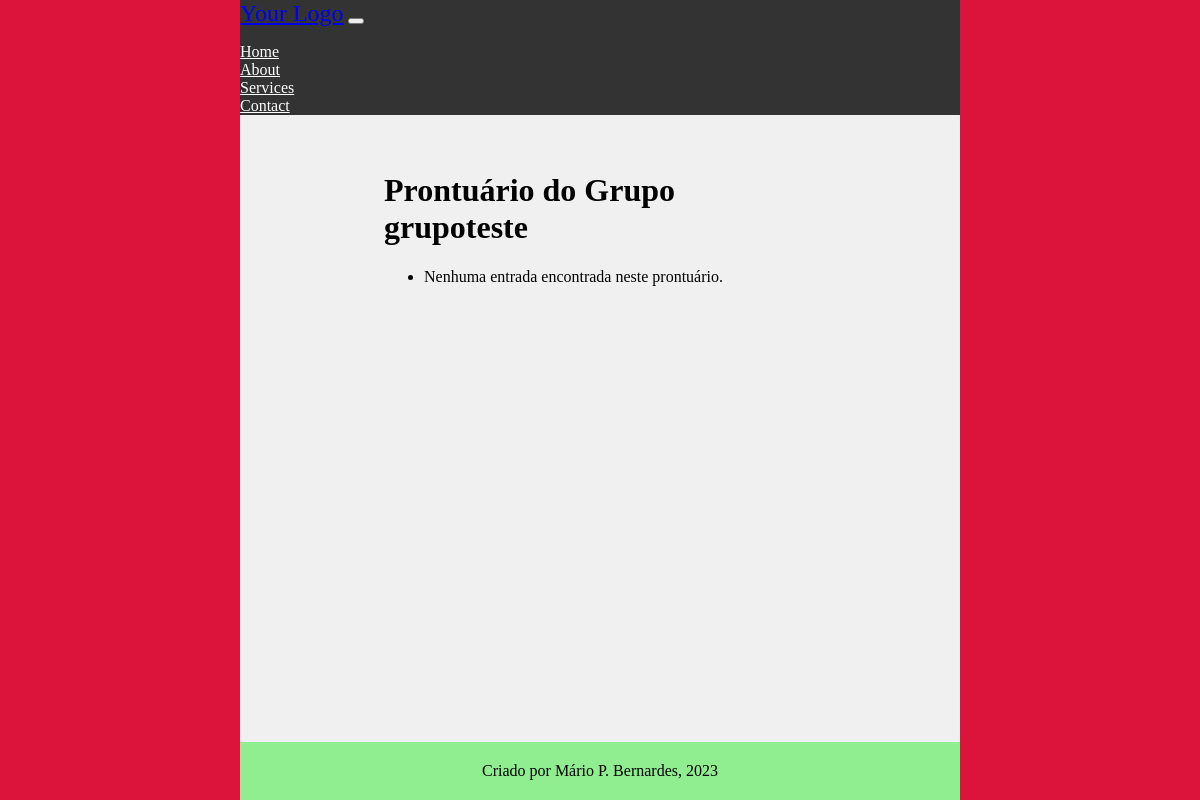
Before: /main/grupo_prontuario/0001/ (signed in) with the older database file.
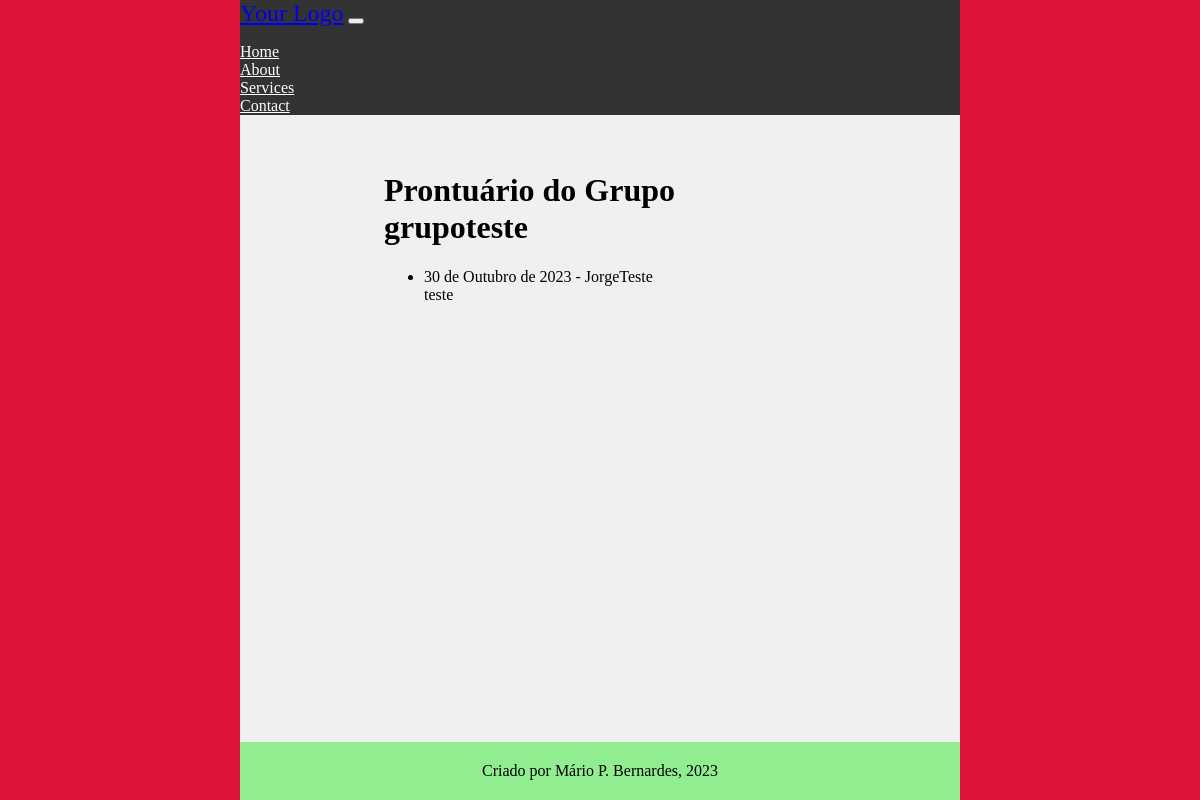
After: the same page with the newer database file.
### main/models.py (models this page shows, shortened)
class ProntuariosGrupos(models.Model):
    numero = models.ForeignKey(
        'CadastroGrupos',
        on_delete=models.PROTECT,
        to_field='prontuario_grupo_numero',
        related_name='grupo',
        verbose_name='Nº Prontuário do Grupo'
    )
    autor = models.ForeignKey(
        'CadastroProfissionais',
        on_delete=models.PROTECT,
        to_field='nome',
        related_name='prontuario_grupo',
        verbose_name='Terapeuta Responsável'
    )
    data_entrada = models.DateField(auto_now_add=True, editable=False, verbose_name='Data da Entrada')
    data_consulta = models.DateField(verbose_name='Data da Consulta')
    entrada = models.TextField(verbose_name='Parecer')
    objects = models.Manager()
    class Meta:
        verbose_name = 'Prontuário Grupo'
        verbose_name_plural = 'Prontuários Grupos'
        permissions = [
            ('add_entry_group', 'Adicionar entradas em prontuários de Grupo (Terapeutas)')
        ]

class CadastroProfissionais(models.Model):
    nome = models.CharField(verbose_name='Nome', max_length=100, unique=True, editable=True)
    conselho_codigo = models.CharField(verbose_name='CRP', max_length=5, unique=True, editable=True)
    unimed_codigo = models.CharField(verbose_name='Número cadastro Unimed', max_length=6, unique=True, editable=True)
    email = models.EmailField(verbose_name='Email', editable=True)
    telefone_numero = models.CharField(verbose_name='Telefone', max_length=11, editable=True)
    usuario_codigo = models.ForeignKey(
        User,
        related_name='Terapeutas',
        on_delete=models.PROTECT
    )
    objects = models.Manager()
    def __str__(self):
        return f'{self.nome}'
    class Meta:
        verbose_name = 'Terapeuta'
        verbose_name_plural = 'Terapeutas'
        permissions = [
            ('add_terapeuta', 'Adicionar novos Usuários (Administrativos)')
        ]

### main/views.py (the view)
@login_required(login_url="/main/login")
def list_entradas_grupo(request, prontuario_grupo_numero):
    current_user_terapeuta = request.user.Terapeutas.get()
    current_grupo = CadastroGrupos.objects.get(prontuario_grupo_numero=prontuario_grupo_numero)
    current_grupo_prontuario = ProntuariosGrupos.objects.filter(numero_id=prontuario_grupo_numero)
    context = {
        'current_user': current_user_terapeuta,
        'grupo': current_grupo,
        'prontuarios': current_grupo_prontuario,
    }
    return render(request, 'prontuario_grupo.html', context)

### main/templates/prontuario_grupo.html (shortened to what this page needs)
{% extends 'middleman1.html' %}
{% load bootstrap5 %}
{% load static %}
    {% block content %}
    <h1> Prontuário do Grupo {{ grupo.label }} </h1>
    <ul>
        {% for prontuario in prontuarios %}
            <li>
                {{ prontuario.data_consulta }} - {{ prontuario.autor }} <br>
                {{ prontuario.entrada }}
            </li>
        {% empty %}
            <li>Nenhuma entrada encontrada neste prontuário.</li>
        {% endfor %}
    </ul>
    {% endblock %}

Changed rows visible on the page:
added ProntuariosGrupos: data_consulta "30 de Outubro de 2023", autor "JorgeTeste", entrada "teste"
Other visible differences:
text no longer shown: "Nenhuma entrada encontrada neste prontuário."
